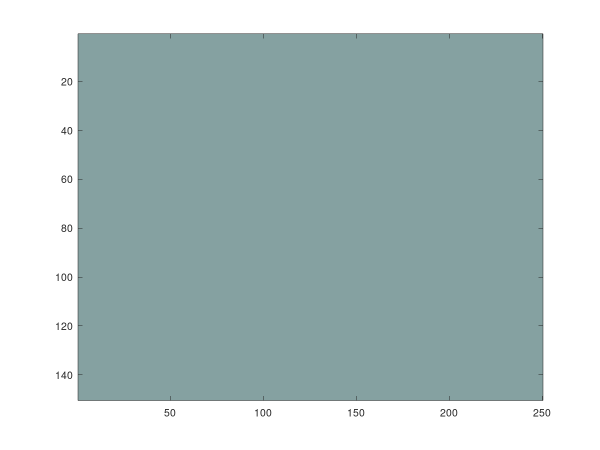
%> input picture Webniar/ImageCompression/compressed k=1.png, 1200 x 900 px (shown at 1/2 size)
$ octave ColorofImage.m   (GNU Octave 9; MATLAB toolbox functions it lacks are replaced by stand-ins)
%> lines starting %> are read from the running program, lines starting %| are printed output that depends on the picture
clc;
close all;
clear all;
%reading all the images
A1 = double(imread('compressed k=1.png'));
A2 = double(imread('compressed k=2.png'));
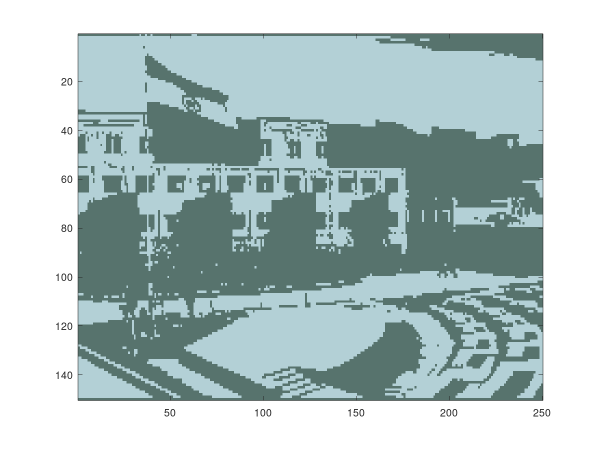
%> input picture Webniar/ImageCompression/compressed k=2.png, 1200 x 900 px (shown at 1/2 size)
A3 = double(imread('compressed k=4.png'));
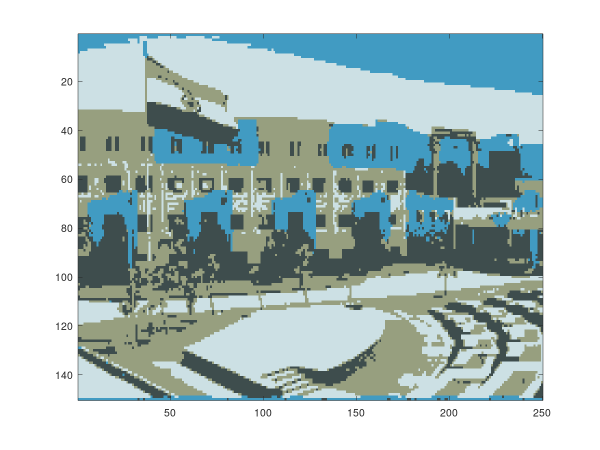
%> input picture Webniar/ImageCompression/compressed k=4.png, 1200 x 900 px (shown at 1/2 size)
A4 = double(imread('compressed k=8.png'));
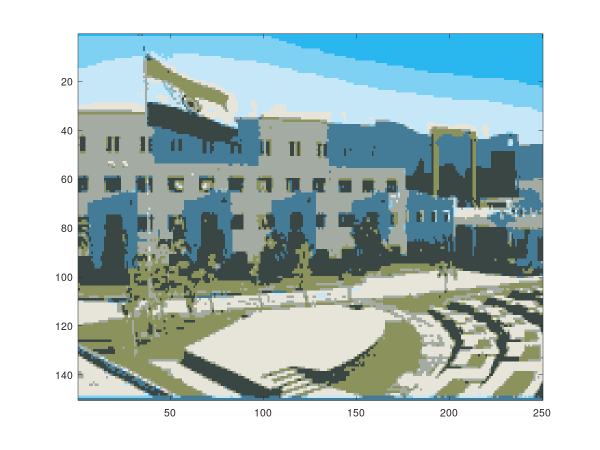
%> input picture Webniar/ImageCompression/compressed k=8.png, 1200 x 900 px (shown at 1/2 size)
A5 = double(imread('compressed k=16.png'));
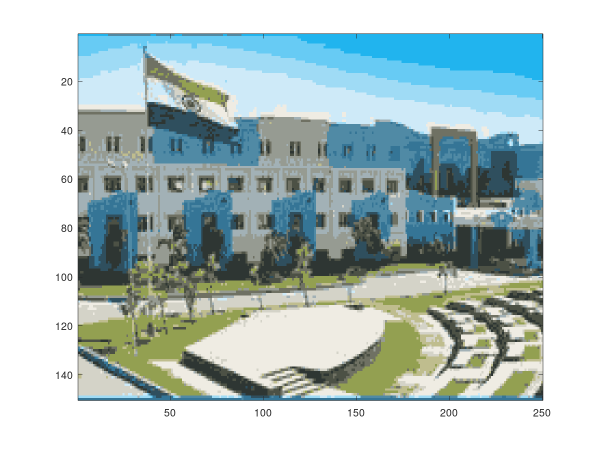
%> input picture Webniar/ImageCompression/compressed k=16.png, 1200 x 900 px (shown at 1/2 size)
original = double(imread('original.png'));
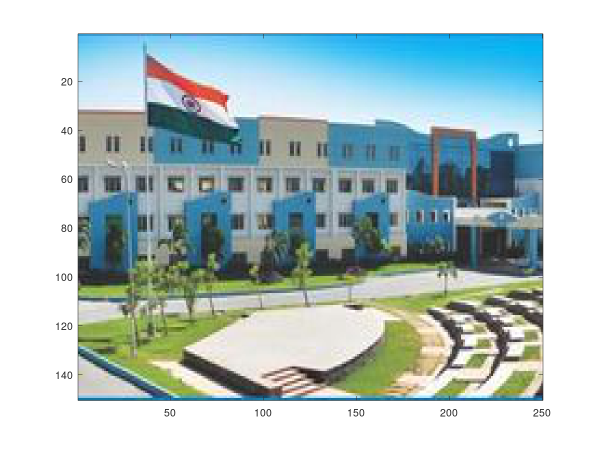
%> input picture Webniar/ImageCompression/original.png, 1200 x 900 px (shown at 1/2 size)

%Reshaping into 2d matrix with n(no of total pixel) rows and 3 columns(RGB)
X1 = reshape(A1, size(A1)(1) * size(A1)(2), 3);
X2 = reshape(A2, size(A2)(1) * size(A2)(2), 3);
X3 = reshape(A3, size(A3)(1) * size(A3)(2), 3);
X4 = reshape(A4, size(A4)(1) * size(A4)(2), 3);
X5 = reshape(A5, size(A5)(1) * size(A5)(2), 3);
originalX = reshape(original, size(original)(1) * size(original)(2), 3);

%Choosing specific point to see the color(Choose between 400000 to 800000)
k1=X1(400000,1:3)
%> k1 = [133 161 161]
k2=X2(400000,1:3)
%> k2 = [87 115 109]
k4=X3(400000,1:3)
%> k4 = [62 77 77]
k8=X4(400000,1:3)
%> k8 = [68 124 152]
k16=X5(400000,1:3)
%> k16 = [53 117 150]
originalphoto=originalX(400000:400000,1:3)
%> originalphoto = [55 105 128]

%==================================output================================
%values will be in range(0-255)
%k1=
%   133   161   161
%
%k2 =
%    87   115   109
%
%k4 =
%   62   77   77
%
%k8 =
%   68   124   152
%
%k16 =
%    53   117   150
%
%originalphoto =
%   55   105   128
